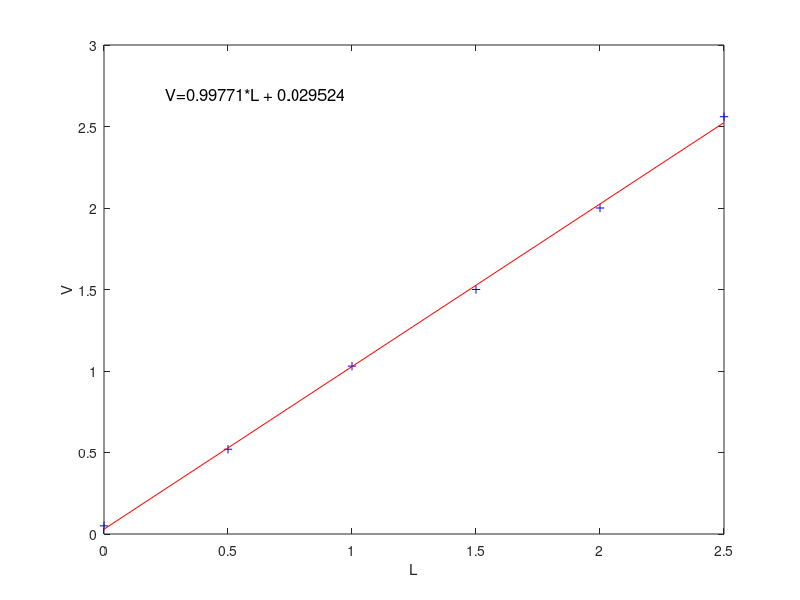
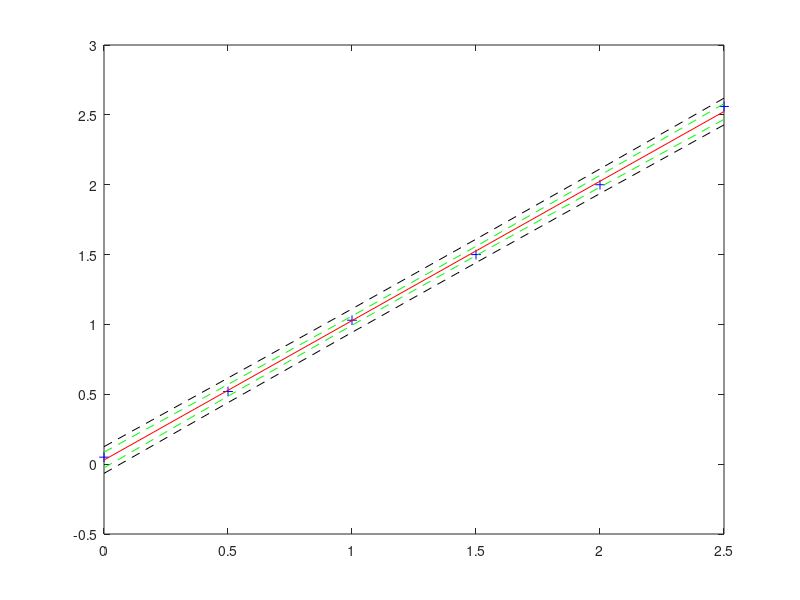
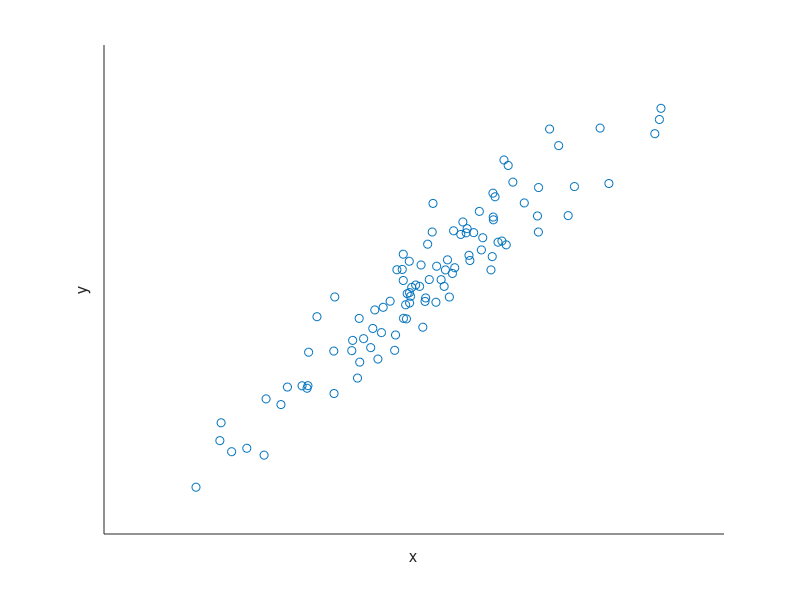

Write MATLAB code to recreate these figures, in order. (Note: this script raises an error after producing the figures.)
%Ordinary least square (OLS) linear model fitting
%textbook (2nd edition) section 6.6.2, example 6.17

%input and output data
L = [0, 0.5, 1, 1.5, 2, 2.5]';
V = [0.05, 0.52, 1.03, 1.50, 2.00, 2.56]';
figure;
plot(L,V,'b+');
xlabel('L');
ylabel('V');

%% LS fitting
%1) linear model: V = a*L + b = [L, 1]*[a,b]' = A*x'
%OLS solution = inv(A'*A)*A'*V
A = [L,ones(length(L),1)];
%x = inv(A'*A)*A'*V;
x = (A'*A)\A'*V;
hold on;
plot(L,A*x,'r-');
text(0.1,0.9,['V=',num2str(x(1)),'*L + ',num2str(x(2))],'Units','normalized','FontSize',12')

%2) qr factorization:A =q*r
[q,r] = qr(A);
r = r(1:2,1:2);
temp = q'*V;
x = r\temp(1:2);

%3)cftool: y = ax+b

%--------------------------------------------------------------------------
%4)determination coefficient
res = A*x - V; %residual
sse = res'*res; %sum of squares of error
sst = (V-mean(V))'*(V-mean(V)); %total sum of squres 
Rsq = 1 - sse/sst;

%5)confidence intervals of parameters:[beta-t*se, beta+t*se]
ssx = (L-mean(L))'*(L-mean(L));
df = length(L) - 2;
mse = sse/df; 
deltaParam1 = abs(tinv(0.025,df)*sqrt(mse/ssx));
deltaParam2 = abs(tinv(0.025,df)*sqrt(mse*sum(L.^2)/length(L)/ssx));
param1CI = [x(1)-deltaParam1,x(1)+deltaParam1];
param2CI = [x(2)-deltaParam2,x(2)+deltaParam2];
%compare the CIs with those obtained by cftool

%6)confidence and prediction intervals 
ypred = A*x;
ypred_CI_low = ypred - abs(tinv(0.025,df)*sqrt(mse)*sqrt(1/length(L) + ((L-mean(L)).^2)/ssx));
ypred_CI_high = ypred + abs(tinv(0.025,df)*sqrt(mse)*sqrt(1/length(L) + ((L-mean(L)).^2)/ssx));
ypred_PI_low = ypred - abs(tinv(0.025,df)*sqrt(mse)*sqrt(1 + 1/length(L) + ((L-mean(L)).^2)/ssx));
ypred_PI_high = ypred + abs(tinv(0.025,df)*sqrt(mse)*sqrt(1 + 1/length(L) + ((L-mean(L)).^2)/ssx));
figure(2);
plot(L,V,'b+','MarkerSize',7); hold on;
plot(L,A*x,'r-');
plot(L,ypred_CI_low,'g--',L,ypred_CI_high,'g--');
plot(L,ypred_PI_low,'k--',L,ypred_PI_high,'k--');

%% Model performance comparisons
%1) high-covariance data
mu = [0 0];
sigma = [1 0.95; 0.95 1];
rng default  % For reproducibility
R = mvnrnd(mu,sigma,100);
figure
plot(R(:,1),R(:,2),'o');
xlabel('x','FontSize',12);
ylabel('y','FontSize',12);
set(gca,'xTick',[],'yTick',[]);
box off;
%lsFitting
[beta,R2,nrmse,yhat] = lsFitting(R(:,1),R(:,2));
hold on;
plot(R(:,1),yhat,'r-');
text(0.1,0.9,['R^{2}=',num2str(R2,'%1.2f')],'Units','normalized')
text(0.1,0.8,['NRMSE=',num2str(100*nrmse,'%2.1f'),'%'],'Units','normalized')

%2) add artificial outliers 
mu2 = [0.2 1.5];
sigma2 = [1 0.35; 0.35 1];
rng default  % For reproducibility
R2 = mvnrnd(mu2,sigma2,15);
%data overlay
% figure
% plot(R(:,1),R(:,2),'o');
% xlabel('x','FontSize',12);
% ylabel('y','FontSize',12);
% set(gca,'xTick',[],'yTick',[]);
% box off; hold on;
% plot(R2(:,1),R2(:,2),'ro');
Rnew = cat(1,R,R2);
[~,R2New,nrmseNew,yhatNew] = lsFitting(Rnew(:,1),Rnew(:,2));
figure
plot(Rnew(:,1),Rnew(:,2),'o');
xlabel('x','FontSize',12);
ylabel('y','FontSize',12);
set(gca,'xTick',[],'yTick',[]);
box off; hold on;
plot(Rnew(:,1),yhatNew,'r-');
text(0.1,0.9,['R^{2}=',num2str(R2New,'%1.2f')],'Units','normalized')
text(0.1,0.8,['NRMSE=',num2str(100*nrmseNew,'%2.1f'),'%'],'Units','normalized')

%3) MD outlier detection
n = size(Rnew,1);
chisquare_val = sqrt(chi2inv(0.95,2)); %95% confidence
temp = (Rnew - repmat(mean(Rnew,1),[n,1]))/cov(Rnew)*(Rnew - repmat(mean(Rnew,1),[n,1]))';
distMaha = sqrt(diag(temp));
pntIdx = 1:n;
figure;
plot(pntIdx, distMaha,'o'); hold on;
plot(pntIdx, chisquare_val*ones(1,n),'r--');
xlabel('Data point');
ylabel('Mahalanobis distance');
set(gca,'xTick',[]);
%highlight outliers 
plot(pntIdx(distMaha>chisquare_val),distMaha(distMaha>chisquare_val),'r.');

%4) re LS fitting
newIdx = distMaha<=chisquare_val;
[beta,R2,nrmse,yhat] = lsFitting(Rnew(newIdx,1),Rnew(newIdx,2));
figure
plot(Rnew(newIdx,1),Rnew(newIdx,2),'o');
xlabel('x','FontSize',12);
ylabel('y','FontSize',12);
set(gca,'xTick',[],'yTick',[]);
box off;
hold on;
plot(Rnew(newIdx,1),yhat,'r-');
text(0.1,0.9,['R^{2}=',num2str(R2,'%1.2f')],'Units','normalized')
text(0.1,0.8,['NRMSE=',num2str(100*nrmse,'%2.1f'),'%'],'Units','normalized')

